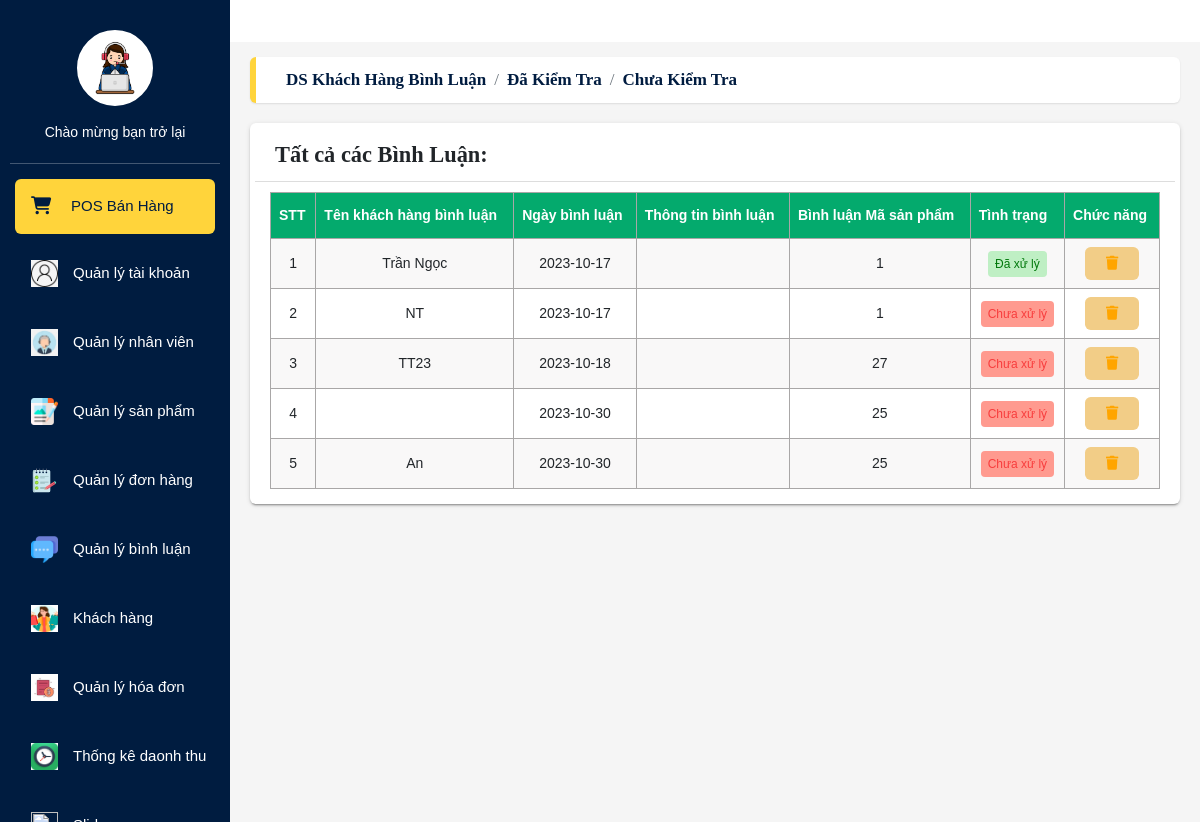
The page /admin/binhluanAll.php on the database its author committed.
### tables this page shows
CREATE TABLE `tblbinhluan` (
  `id_binhluan` int(11) NOT NULL,
  `binhluan_ten` varchar(30) NOT NULL,
  `id_sanpham` int(11) NOT NULL,
  `blog_id` int(2) NOT NULL,
  `date` date NOT NULL
);

### admin/binhluanAll.php (the view)
<?php
include "header.php";
include "Left_side.php";
include './Config/connect.php';
?>
<head>
  <link rel="stylesheet" href="https://pro.fontawesome.com/releases/v5.10.0/css/all.css">
</head>
<main class="app-content">
  <div class="app-title">
    <ul class="app-breadcrumb breadcrumb side">
      <li class="breadcrumb-item active"><a href="binhluanAll.php"><b>DS khách hàng bình luận</b></a></li>
      <li class="breadcrumb-item active"><a href="binhluanlist.php"><b>Đã kiểm tra</b></a></li>
      <li class="breadcrumb-item active"><a href="binhluandone.php"><b>Chưa kiểm tra</b></a></li>
    </ul>
  </div>
  <div class="row">
    <div class="col-md-12">
      <div class="tile">
        <div class="tile-body">
          <div class="row element-button">
            <h3>Tất cả các Bình Luận:</h3>
          </div>
          <div>
            <table id="customers">
              <tr>
                <th>STT</th>
                <th>Tên khách hàng bình luận</th>
                <th>Ngày bình luận</th>
                <th>Thông tin bình luận</th>
                <th>Bình luận Mã sản phẩm</th>
                <th>Tình trạng</th>
                <th>Chức năng</th>
              </tr>
              <?php
              $sql = "SELECT * FROM tblbinhluan";
              $result = mysqli_query($conn, $sql);
              $count = 0;
              if (mysqli_num_rows($result) > 0) {
                while ($row = mysqli_fetch_assoc($result)) {
                  $count++;
              ?>
                  <tr>
                    <td> <?php echo $count ?></td>
                    <td><?php echo $row['binhluan_ten'] ?></td>
                    <td><?php echo $row['date'] ?></td>
                    <td><?php echo $row['binhluan'] ?></td>
                    <td><?php echo $row['id_sanpham'] ?></td>
                    <td> <?php if ($row['blog_id'] == 1) {
                            echo '<span class="badge bg-success">Đã xử lý</span>';
                          } else {
                            echo '<span class="badge bg-danger">Chưa xử lý</span>';
                          }
                          ?>
                    </td>
                    <td><a href="binhluandelete.php?id_binhluan=<?php echo $row['id_binhluan']; ?>" onclick="return confirm('Bình luận sản phẩm sẽ bị xóa vĩnh viễn, bạn có chắc muốn tiếp tục không?');" class="btn btn-edit" type="button" title="Xóa"><i class="fas fa-trash"></i></a></td>
                  </tr>
              <?php
                }
              }
              ?>
            </table>
          </div>
        </div>
      </div>
    </div>
  </div>
</main>
</body>
</html>

### rows shown on the page
tblbinhluan: binhluan_ten "Trần Ngọc", date "2023-10-17", id_sanpham "1", blog_id "Đã xử lý"
tblbinhluan: binhluan_ten "NT", date "2023-10-17", id_sanpham "1", blog_id "Chưa xử lý"
tblbinhluan: binhluan_ten "TT23", date "2023-10-18", id_sanpham "27", blog_id "Chưa xử lý"
tblbinhluan: date "2023-10-30", id_sanpham "25", blog_id "Chưa xử lý"
tblbinhluan: binhluan_ten "An", date "2023-10-30", id_sanpham "25", blog_id "Chưa xử lý"
